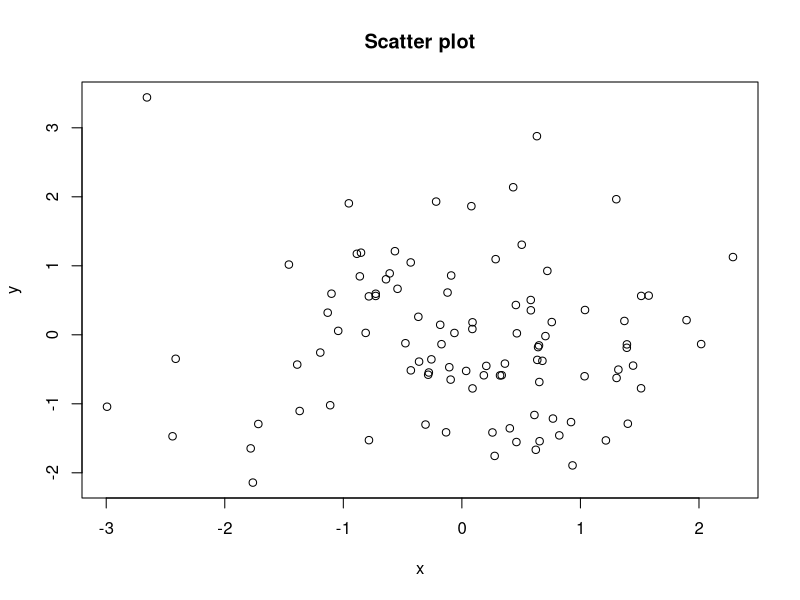
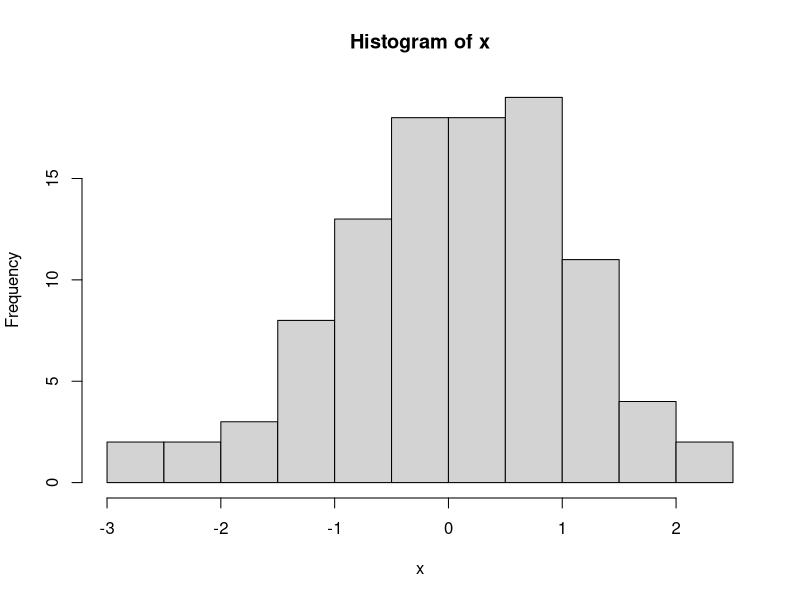
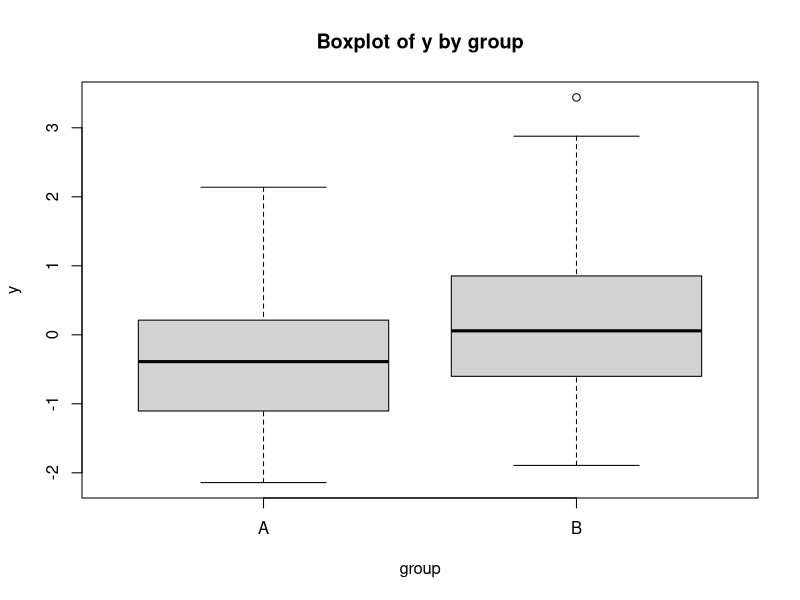

Write R code to recreate these figures, in order.
# 06_visualization_base.R -----------------------------------------------
# 目标：会画散点图、直方图、箱线图，并保存图片

rm(list = ls())
set.seed(42)

df <- data.frame(
  x = rnorm(100),
  y = rnorm(100) + 0.5 * rnorm(100),
  group = sample(c("A", "B"), 100, replace = TRUE)
)

# 1) 散点图
plot(df$x, df$y, main = "Scatter plot", xlab = "x", ylab = "y")

# 2) 直方图
hist(df$x, main = "Histogram of x", xlab = "x")

# 3) 箱线图
boxplot(y ~ group, data = df, main = "Boxplot of y by group")

# 4) 保存图像到文件（PNG）
png("plot_scatter.png", width = 800, height = 600)
plot(df$x, df$y, main = "Scatter plot (saved)", xlab = "x", ylab = "y")
dev.off()

cat("\nSaved: plot_scatter.png\n")
cat("\n06_visualization_base.R done.\n")
